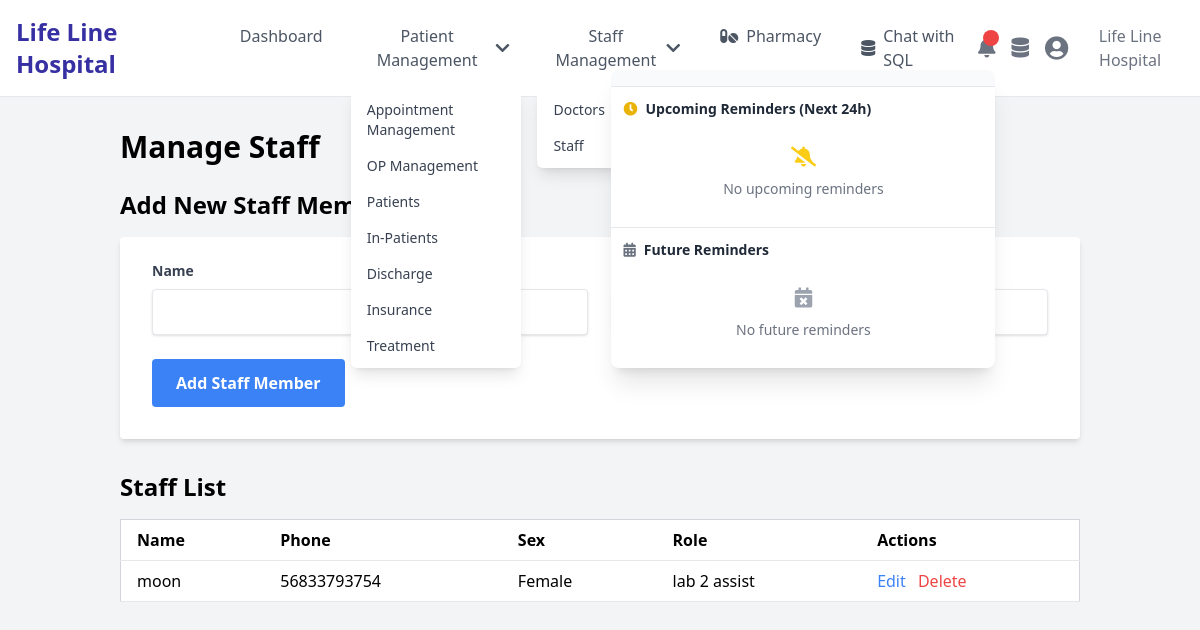
Screenshot of /staff with the database file from the repository.
### app/models.py (models this page shows, shortened)
class Staff(db.Model):
    id = db.Column(db.Integer, primary_key=True)
    name = db.Column(db.String(100), nullable=False)
    phone = db.Column(db.String(20), nullable=False)
    sex = db.Column(db.String(10), nullable=False)
    role = db.Column(db.String(100), nullable=False)
    created_at = db.Column(db.DateTime, default=datetime.utcnow)

### app/routes.py (the view, shortened to what this page needs)
@main.route('/staff', methods=['GET', 'POST'])
def staff():
    staff_members = Staff.query.all()
    return render_template('staff.html', staff_members=staff_members)

### app/templates/staff.html (shortened to what this page needs)
{% extends "base.html" %}
{% block content %}
<div class="container mx-auto p-8">
    <h1 class="text-3xl font-bold mb-6">Manage Staff</h1>
    <h2 class="text-2xl font-semibold mb-4">Add New Staff Member</h2>
    <form method="POST" class="mb-8 bg-white shadow-md rounded px-8 pt-6 pb-8 mb-4">
        <div class="grid grid-cols-1 md:grid-cols-4 gap-6">
            <div>
                <label for="name" class="block text-gray-700 text-sm font-bold mb-2">Name</label>
                <input type="text" name="name" id="name" required class="shadow appearance-none border rounded w-full py-3 px-4 text-gray-700 leading-tight focus:outline-none focus:shadow-outline">
            </div>
            <div>
                <label for="phone" class="block text-gray-700 text-sm font-bold mb-2">Phone</label>
            </div>
            <div>
                <label for="sex" class="block text-gray-700 text-sm font-bold mb-2">Sex</label>
            </div>
            <div>
                <label for="role" class="block text-gray-700 text-sm font-bold mb-2">Role</label>
            </div>
        </div>
        <button type="submit" class="mt-6 bg-blue-500 hover:bg-blue-700 text-white font-bold py-3 px-6 rounded focus:outline-none focus:shadow-outline">
            Add Staff Member
        </button>
    </form>
    <h2 class="text-2xl font-semibold mb-4">Staff List</h2>
    <div class="overflow-x-auto">
        <table class="min-w-full bg-white border border-gray-300">
            <thead>
                <tr>
                    <th class="border-b px-4 py-2 text-left">Name</th>
                    <th class="border-b px-4 py-2 text-left">Phone</th>
                    <th class="border-b px-4 py-2 text-left">Sex</th>
                    <th class="border-b px-4 py-2 text-left">Role</th>
                    <th class="border-b px-4 py-2 text-left">Actions</th>
                </tr>
            </thead>
            <tbody>
                {% for staff in staff_members %}
                <tr>
                    <td class="border-b px-4 py-2">{{ staff.name }}</td>
                    <td class="border-b px-4 py-2">{{ staff.phone }}</td>
                    <td class="border-b px-4 py-2">{{ staff.sex }}</td>
                    <td class="border-b px-4 py-2">{{ staff.role }}</td>
                    <td class="border-b px-4 py-2">
                        <button onclick="editStaff({{ staff.id }}, '{{ staff.name }}', '{{ staff.phone }}', '{{ staff.sex }}', '{{ staff.role }}')" class="text-blue-500 mr-2">Edit</button>
                        <form method="POST" class="inline">
                            <button type="submit" class="text-red-500" onclick="return confirm('Are you sure you want to delete this staff member?')">Delete</button>
                        </form>
                    </td>
                </tr>
                {% endfor %}
            </tbody>
        </table>
    </div>
</div>
{% endblock %}

### rows the page displays
Staff: name "moon", phone "56833793754", sex "Female", role "lab 2 assist"
